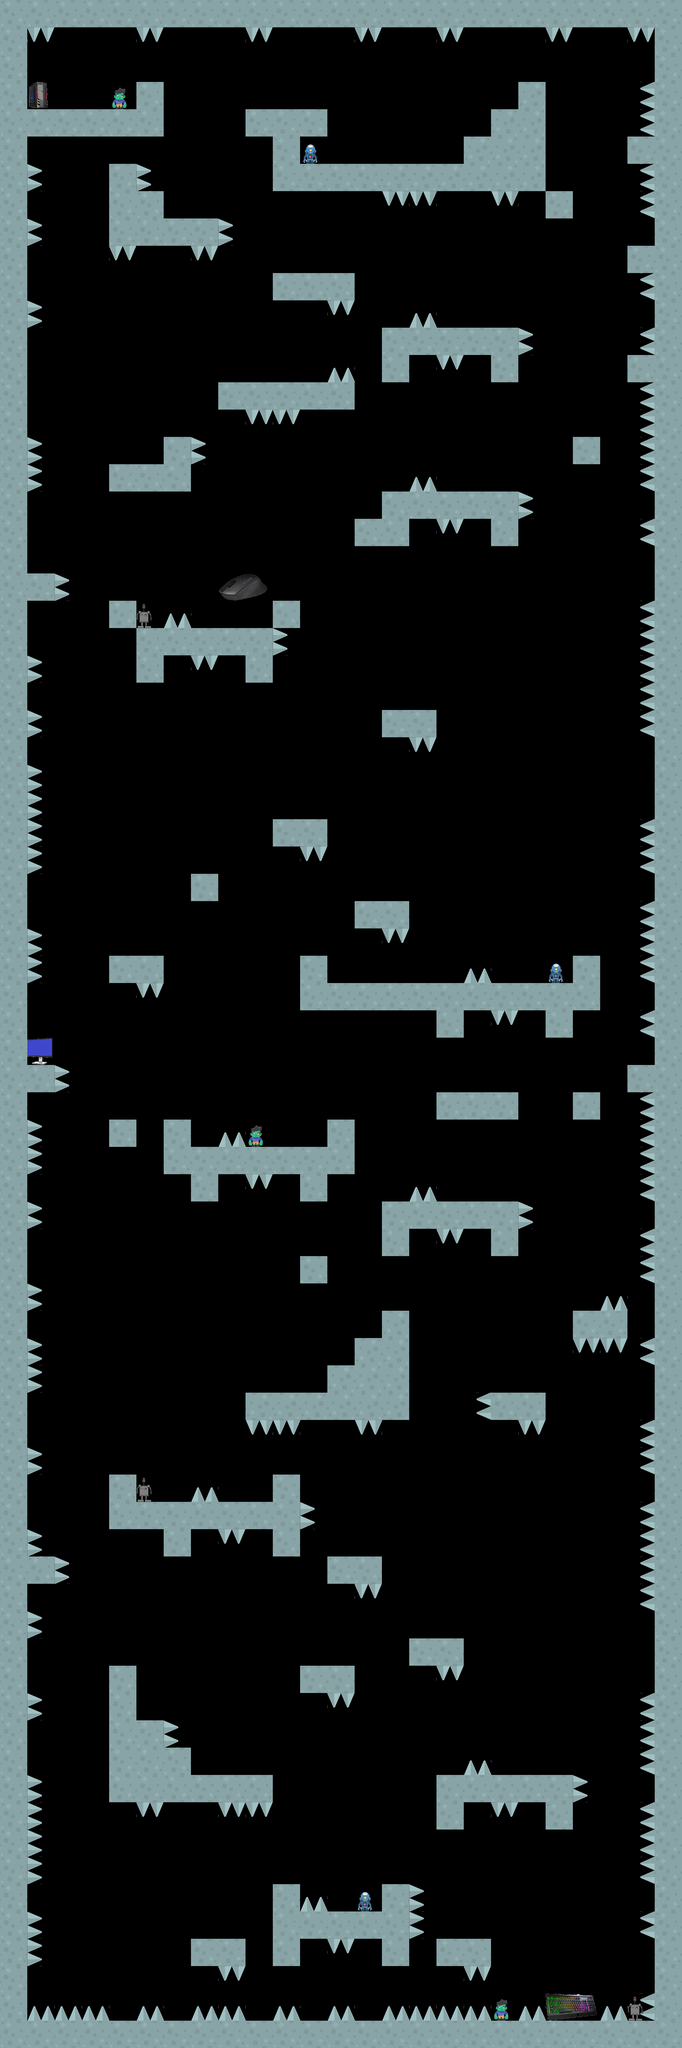

Below is a game level as drawn by its tile map, then a one-line description and the .tmx that defines it (tile-layer data replaced by summaries):
An orthogonal 25x75 tile map with 128x128 px tiles, 4 tile layers (Background, Platforms, Coins, Enemies).

<map version="1.4" tiledversion="1.4.0" orientation="orthogonal" renderorder="right-down" compressionlevel="0" width="25" height="75" tilewidth="128" tileheight="128" infinite="0" nextlayerid="5" nextobjectid="1">
 <tileset firstgid="1" name="my_tiles" tilewidth="241" tileheight="128" tilecount="12" columns="0">
  <grid orientation="orthogonal" width="1" height="1" />
  <tile id="0">
   <image width="128" height="128" source="../Images/cave_tile.png" />
  </tile>
  <tile id="4">
   <image width="129" height="128" source="../Images/caveSpikes.png" />
  </tile>
  <tile id="5">
   <image width="129" height="128" source="../Images/caveSpikesLeft.png" />
  </tile>
  <tile id="6">
   <image width="129" height="128" source="../Images/caveSpikesRight.png" />
  </tile>
  <tile id="7">
   <image width="129" height="128" source="../Images/caveSpikesTop.png" />
  </tile>
  <tile id="11">
   <image width="99" height="128" source="../Images/tower.png" />
  </tile>
  <tile id="12">
   <image width="241" height="128" source="../Images/keyboard.png" />
  </tile>
  <tile id="13">
   <image width="119" height="128" source="../Images/monitor.png" />
  </tile>
  <tile id="14">
   <image width="231" height="128" source="../Images/mouse.png" />
  </tile>
  <tile id="15">
   <image width="74" height="116" source="../Images/robot.png" />
  </tile>
  <tile id="16">
   <image width="96" height="128" source="../Images/enemy_robot_idle.png" />
  </tile>
  <tile id="17">
   <image width="96" height="128" source="../Images/enemy_zombie_idle.png" />
  </tile>
 </tileset>
 <layer id="3" name="Background" width="25" height="75">
  <data>[1875 cells, 160 non-empty, 4 distinct tile ids]</data>
 </layer>
 <layer id="1" name="Platforms" width="25" height="75">
  <data>[1875 cells, 388 non-empty, 1 distinct tile ids]</data>
 </layer>
 <layer id="2" name="Coins" width="25" height="75">
  <data>[1875 cells, 4 non-empty, 4 distinct tile ids]</data>
 </layer>
 <layer id="4" name="Enemies" width="25" height="75">
  <data>[1875 cells, 9 non-empty, 3 distinct tile ids]</data>
 </layer>
</map>
